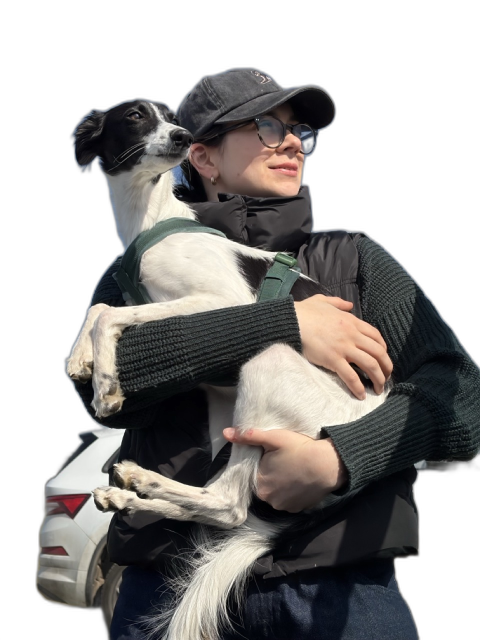
#> input picture assets/portrait-cutout.png, 960 x 1280 px, found by its file name (shown at 1/2 size)
$ python posterize.py assets/portrait-cutout.png assets/portrait-3tone.png
#> lines starting #> are read from the running program, lines starting #| are printed output that depends on the picture; after the words box and inside, x2 and y2 are one past the last pixel; in counts of white or black regions, pixels touching at a corner belong together
"""Three-tone posterisation in the statue register: slate / mid / parchment over alpha.

Usage: python3 assets/posterize.py assets/portrait-cutout.png assets/portrait-3tone.png
Thresholds are luminance cut points on the alpha-matted source; tweak T1/T2 to taste.
"""
import sys
from PIL import Image, ImageFilter, ImageOps

SLATE, MID, PARCH = (0x2B, 0x3A, 0x42), (0x88, 0x98, 0x90), (0xEC, 0xE8, 0xDA)
T1, T2 = int(sys.argv[3]) if len(sys.argv) > 3 else 92, int(sys.argv[4]) if len(sys.argv) > 4 else 170

src = Image.open(sys.argv[1]).convert("RGBA")
#> src is the input picture: PIL image 960x1280 RGBA; mean R, G, B, A 55.3, 53, 51.3, 146.8
alpha = src.getchannel("A")
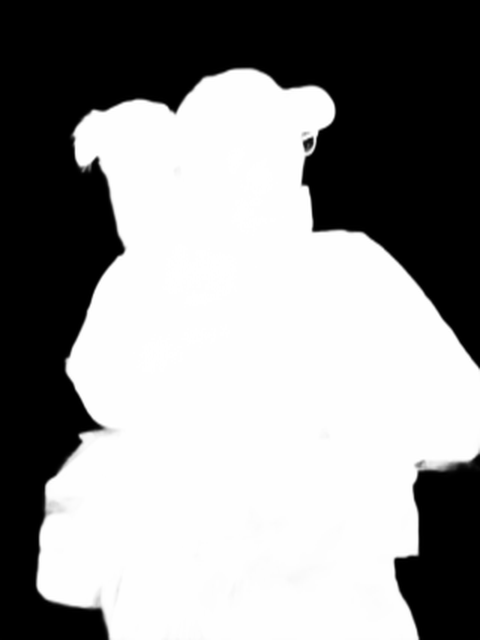
#> alpha: PIL image 960x1280 L (shown at 1/2 size); min 0, max 255, mean 146.8
# crop to the subject's bounding box + a little air, then drop the lower third (car, legs)
bbox = alpha.point(lambda a: 255 if a > 40 else 0).getbbox()
#> bbox = (71, 135, 960, 1280)
x0, y0, x1, y1 = bbox
#> x0 = 71; y0 = 135; x1 = 960; y1 = 1280
y1 = y0 + int((y1 - y0) * 0.72)
#> y1 = 959
src = src.crop((x0, y0, x1, y1)); alpha = src.getchannel("A")
#> after `src = src.crop((x0, y0, x1, y1))`:
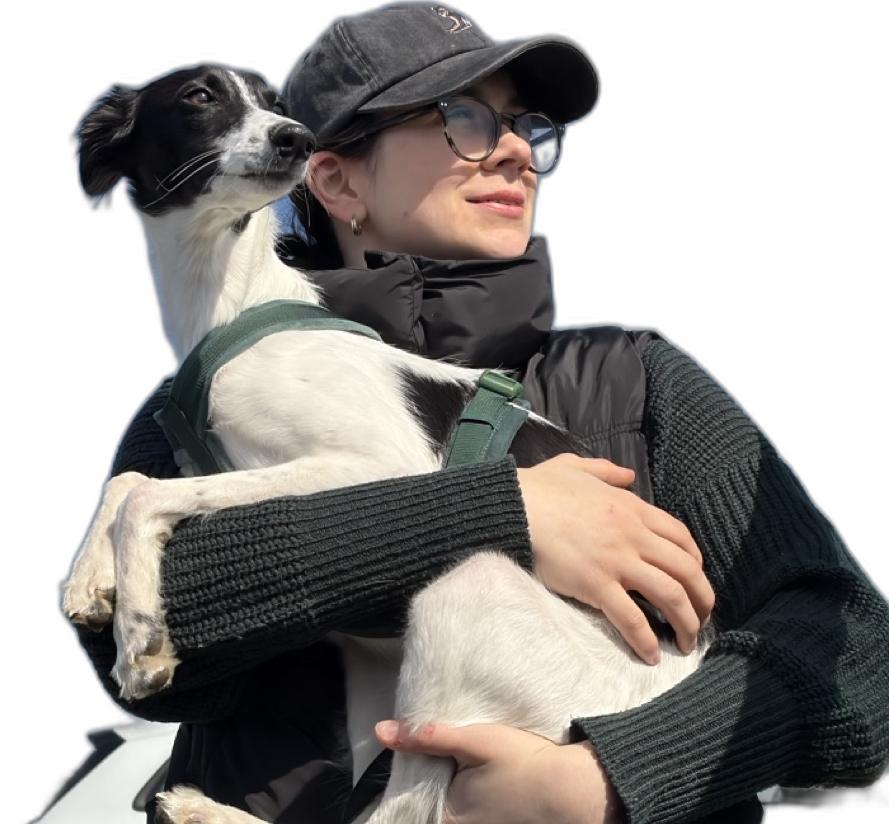
#> src: PIL image 889x824 RGBA; mean R, G, B, A 68.7, 65.2, 62.3, 167.3; transparent parts drawn white
#> after `alpha = src.getchannel('A')`:
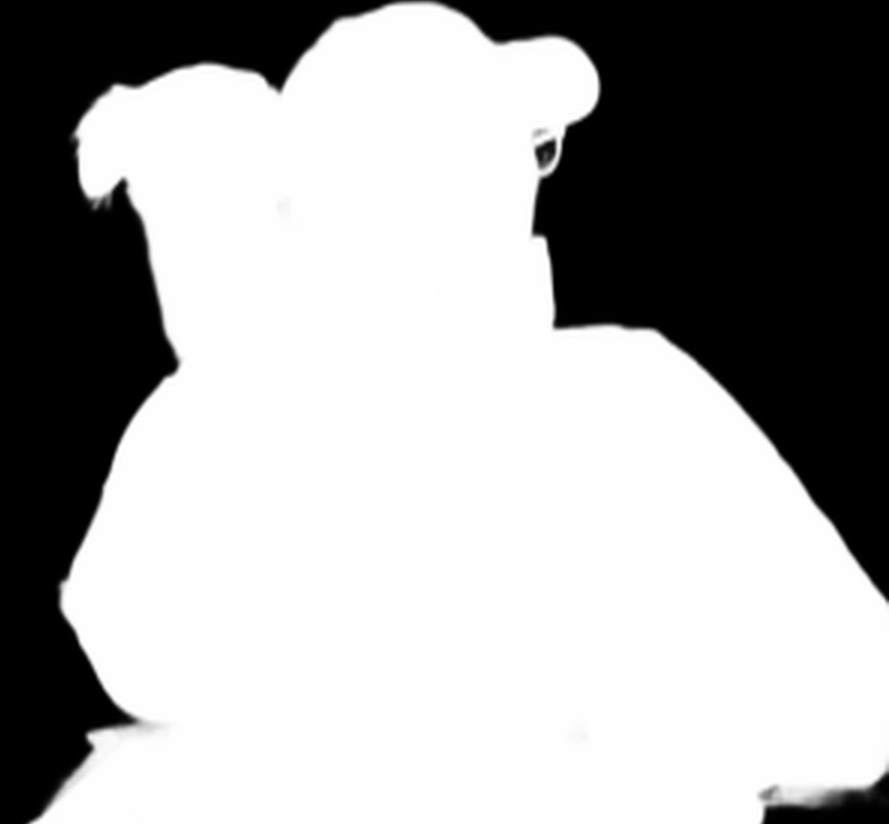
#> alpha: PIL image 889x824 L; min 0, max 255, mean 167.3

lum = ImageOps.autocontrast(src.convert("L"), cutoff=1).filter(ImageFilter.GaussianBlur(0.8))
tone = lum.point(lambda v: 0 if v < T1 else (1 if v < T2 else 2))
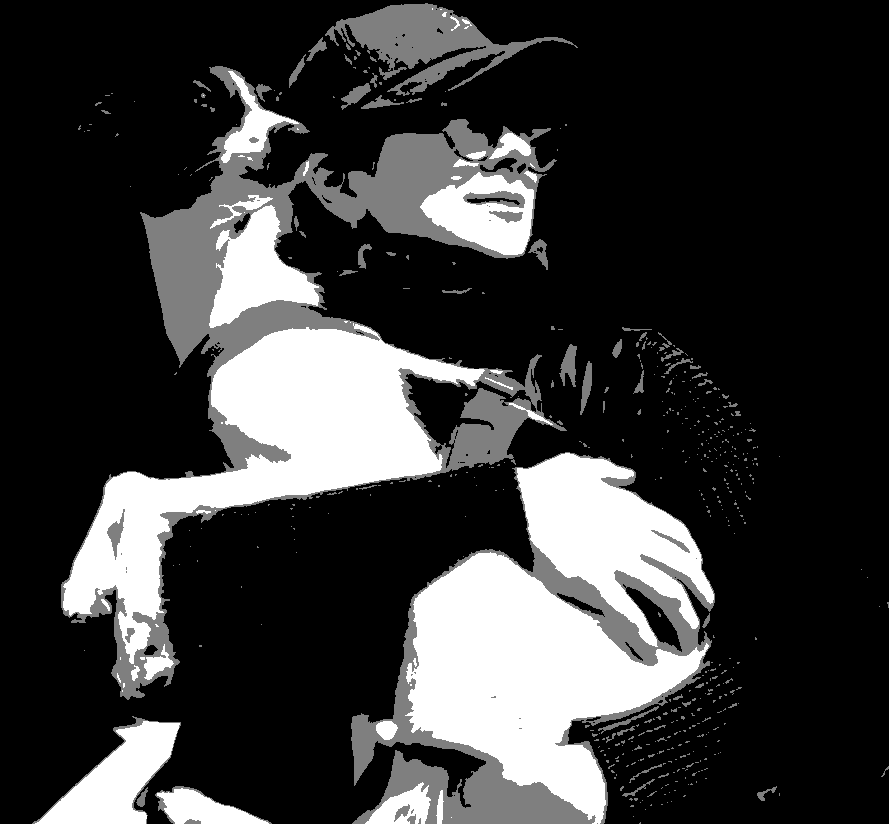
#> tone: PIL image 889x824 L; min 0, max 2, mean 0.455; drawn with min black and max white
out = Image.new("RGBA", src.size, (0, 0, 0, 0))
#> out: PIL image 889x824 RGBA; every value is 0
for idx, col in enumerate((SLATE, MID, PARCH)):
    mask = tone.point(lambda t, i=idx: 255 if t == i else 0)
    out.paste(Image.new("RGBA", src.size, col + (255,)), mask=mask)
#> this loop made 3 passes
#> pass 1, `mask = tone.point(lambda t, i=idx: 255 if t == i else 0)`:
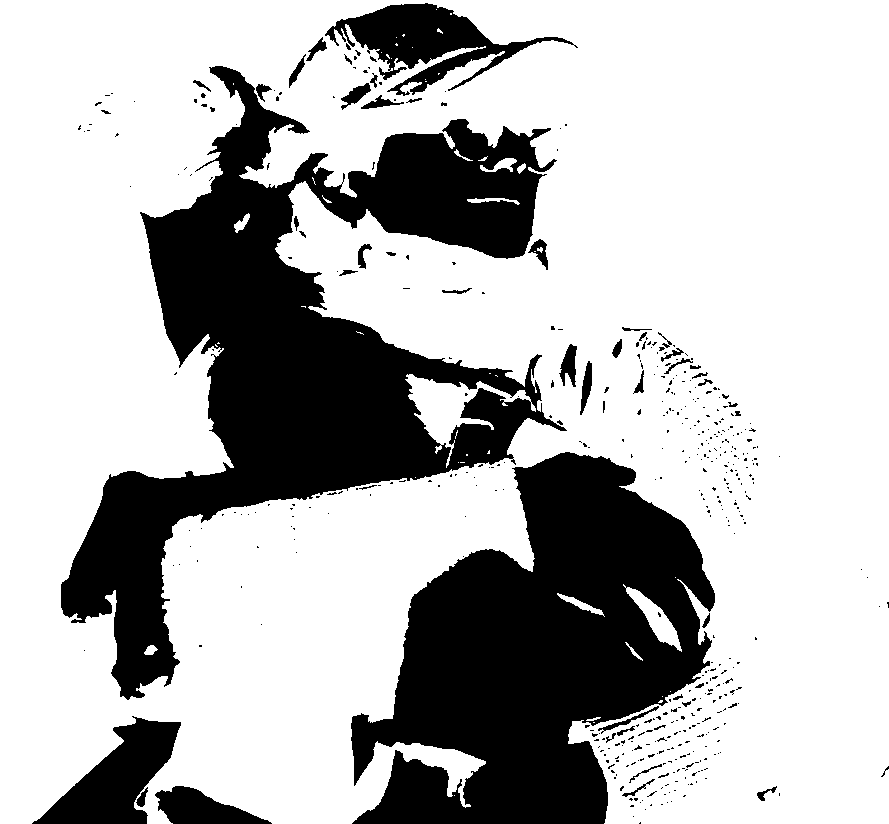
#> mask: PIL image 889x824 L; 71.6% white; 478 black regions (424 under 20 px), largest, box (x1, y1, x2, y2) and area: (61, 66, 567, 700) 103659, (351, 452, 715, 824) 79665, (325, 3, 578, 96) 8264
#> after the loop:
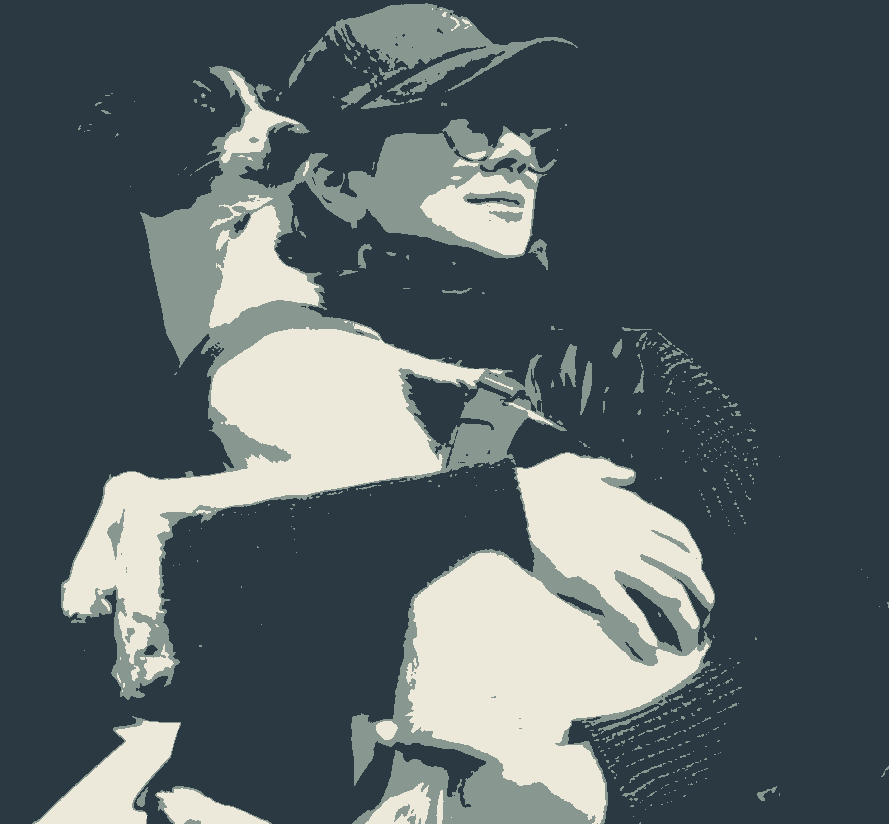
#> out: PIL image 889x824 RGBA; mean R, G, B, A 86.5, 98.4, 100.8, 255
out.putalpha(alpha.point(lambda a: 255 if a > 110 else 0))  # hard edge like the statue
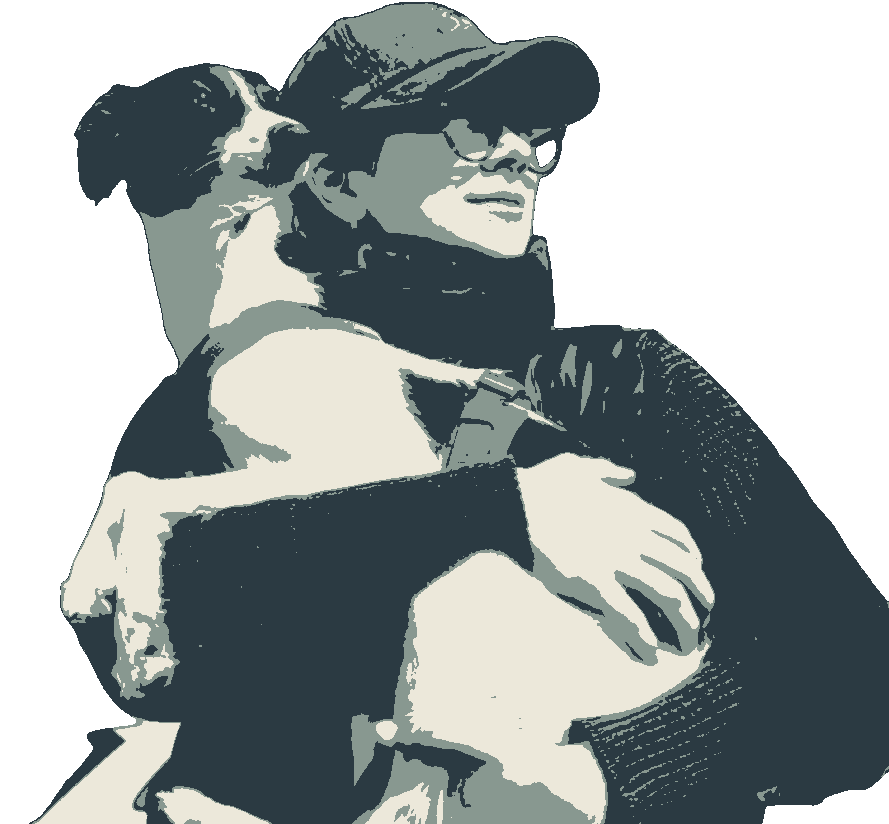
#> out: PIL image 889x824 RGBA; mean R, G, B, A 86.5, 98.4, 100.8, 168.3; transparent parts drawn white
out.save(sys.argv[2], optimize=True)
print(out.size)
#| (889, 824)

$ run again, with assets/grain.png copied over assets/portrait-cutout.png
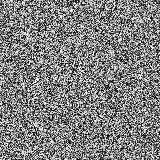
#> input picture assets/grain.png, 160 x 160 px, found by its file name
#> bbox = (0, 0, 160, 160)
#> `x0, y0, x1, y1 = bbox`: x0 = 0; x1 = 160
#> `y1 = y0 + int((y1 - y0) * 0.72)`: y1 = 115
#> the loop `for idx, col in enumerate((SLATE, MID, PARCH)):` made 3 passes
#> pass 1, `mask = tone.point(lambda t, i=idx: 255 if t == i else 0)`:
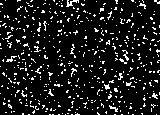
#> mask: PIL image 160x115 L; 10.4% white in thin lines or dots
#> after the loop `for idx, col in enumerate((SLATE, MID, PARCH)):`:
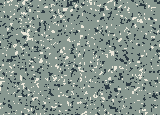
#> out: PIL image 160x115 RGBA; mean R, G, B, A 133.7, 148.1, 141.3, 255
#| (160, 115)
